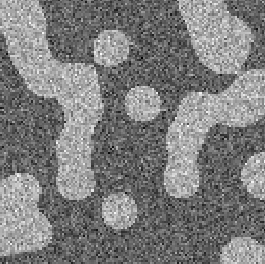
#> input picture image processing/Random walker segmentation/plot_random_walker_segmentation.png, 265 x 264 px, found by its file name
$ python 'random walker segmentation.py'   (older library calls are emulated)
#> lines starting #> are read from the running program, lines starting #| are printed output that depends on the picture; after the words box and inside, x2 and y2 are one past the last pixel; in counts of white or black regions, pixels touching at a corner belong together
# -*- coding: utf-8 -*-
"""
Created on Tue Feb  7 21:35:49 2023

@author: sagar
"""

import numpy as np
import matplotlib.pyplot as plt
from skimage import io,img_as_ubyte, img_as_float
from skimage.restoration import denoise_nl_means, estimate_sigma
from skimage import exposure
from skimage.segmentation import random_walker


image_path="D:\\Codes\\image processing\\Random walker segmentation\\plot_random_walker_segmentation.png"
#image_path="D:\\Codes\\image processing\\Random walker segmentation\\B5EhD.png"

image=img_as_float(io.imread(image_path,as_gray=True))
#> image is the input picture: shape (264, 265) float64; min 0, max 1, mean 0.491
print(image.shape)
#| (264, 265)

'''                                          # This part was for the test image: Ship.png
for i in range(image.shape[0]):
    for j in range(image.shape[1]):
        if(image[i][j]>=0.8 or image[i][j]<=0.2):
            image[i][j]=0

for i in range(image.shape[0]):
    for j in range(image.shape[1]):
        if(image[i][j]>=0.8):
            image[i][j]=0.4+0.2*(image[i][j]-0.8)/0.2
        elif(image[i][j]<=0.2):
            image[i][j]=0.6+0.2*(image[i][j])/0.2
'''


plt.imshow(image)
plt.axis("off")
plt.title("Main image")
plt.set_cmap('gray')
plt.show()

plt.hist(image.flat, bins=100, range=(0,1))
plt.title("Histogram of the main image")
plt.show()
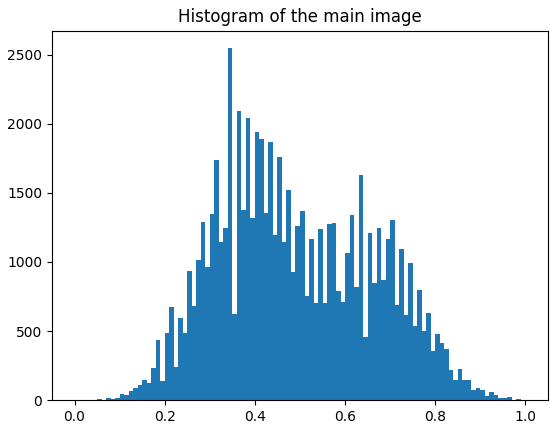
#> figure drawn by matplotlib, 1 panel; tallest bar 2547 high, from x = 0.34 to 0.35


patch_kw=dict(patch_size=5, patch_distance=6, multichannel=False)
sigma_est=np.mean(estimate_sigma(image, multichannel=False))
#> sigma_est = 0.0346
denoise=denoise_nl_means(image, h=4.5*sigma_est, fast_mode=True, **patch_kw)

plt.imshow(denoise)
plt.axis("off")
plt.title("Denoised image")
plt.show()

plt.hist(denoise.flat, bins=100, range=(0,1))
plt.title("Histogram of the denoised image")
plt.show()
#> figure, not shown here; tallest bar 7785 high, from x = 0.38 to 0.39

eq_image=exposure.equalize_adapthist(denoise)
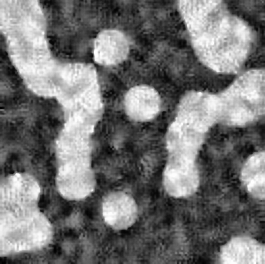
#> eq_image: shape (264, 265) float64; min 0, max 1, mean 0.455

plt.imshow(eq_image)
plt.axis("off")
plt.title("equated image")
plt.show()

plt.hist(eq_image.flat, bins=100, range=(0,1))
plt.title("Histogram of the equated image")
plt.show()
#> figure, not shown here; tallest bar 1743 high, from x = 0.21 to 0.22

new_image=np.zeros((eq_image.shape[0],eq_image.shape[1],3))

segm1=(eq_image>=0.19)&(eq_image<=0.5)
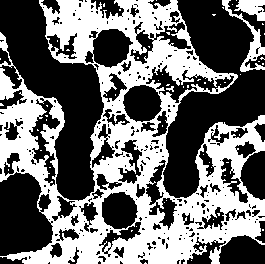
#> segm1: shape (264, 265) bool; 42.9% white; 60 white regions (56 under 20 px), largest, box (x1, y1, x2, y2) and area: (0, 0, 265, 264) 28859, (222, 0, 265, 72) 595, (234, 0, 265, 21) 395, (166, 86, 174, 92) 25
segm2=(eq_image<0.19)
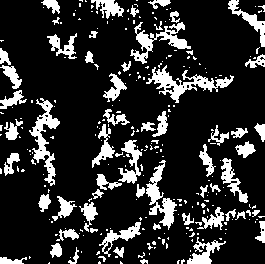
#> segm2: shape (264, 265) bool; 18.2% white; 259 white regions (199 under 20 px), largest, box (x1, y1, x2, y2) and area: (146, 65, 234, 103) 973, (29, 98, 60, 186) 878, (130, 22, 191, 64) 773
segm3=(eq_image>0.5)
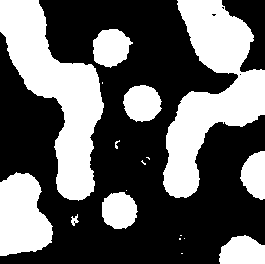
#> segm3: shape (264, 265) bool; 38.9% white; 18 white regions (8 under 20 px), largest, box (x1, y1, x2, y2) and area: (163, 0, 265, 198) 9560, (0, 0, 104, 201) 8914, (0, 172, 53, 256) 3386


new_image[segm1]=[0,1,0]    # showing all segments
new_image[segm2]=[0,1,0]
new_image[segm3]=[0,0,1]

plt.imshow(new_image)
plt.axis('off')
plt.title("segmentation of the equated image")
plt.show()
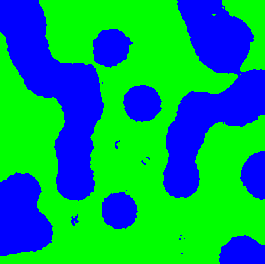
#> shown: shape (264, 265, 3) float64; mean R, G, B 0, 0.611, 0.389


markers=np.zeros(image.shape,dtype=np.uint)
markers[(denoise>0.2) & (denoise<=0.4)]=0
markers[(denoise>0.6) & (denoise<=0.9)]=1
random_walked_image=random_walker(eq_image, markers, beta=10, mode='bf')
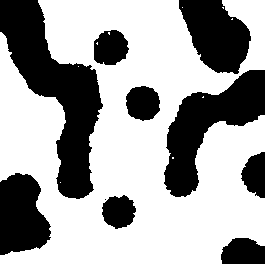
#> random_walked_image: shape (264, 265) uint64; values 1 (black) and 4321 (white), 64.2% white; 10 black regions (1 under 20 px), largest, box (x1, y1, x2, y2) and area: (0, 0, 103, 199) 8311, (164, 70, 265, 197) 5497, (179, 0, 251, 74) 3548

plt.imshow(random_walked_image)
plt.axis('off')
plt.title("Random walker segmented image \n of the denoised image")
plt.show()


#plt.hist(random_walked_image.flat,bins=100, range=(0,3))
#plt.show()
